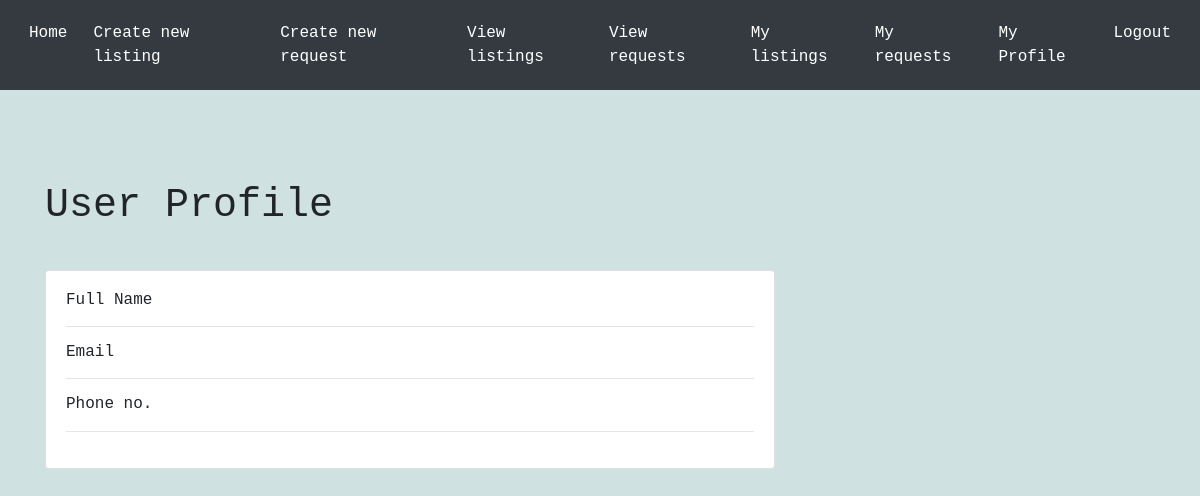
Page /otherprofile/4 on the earlier database version.
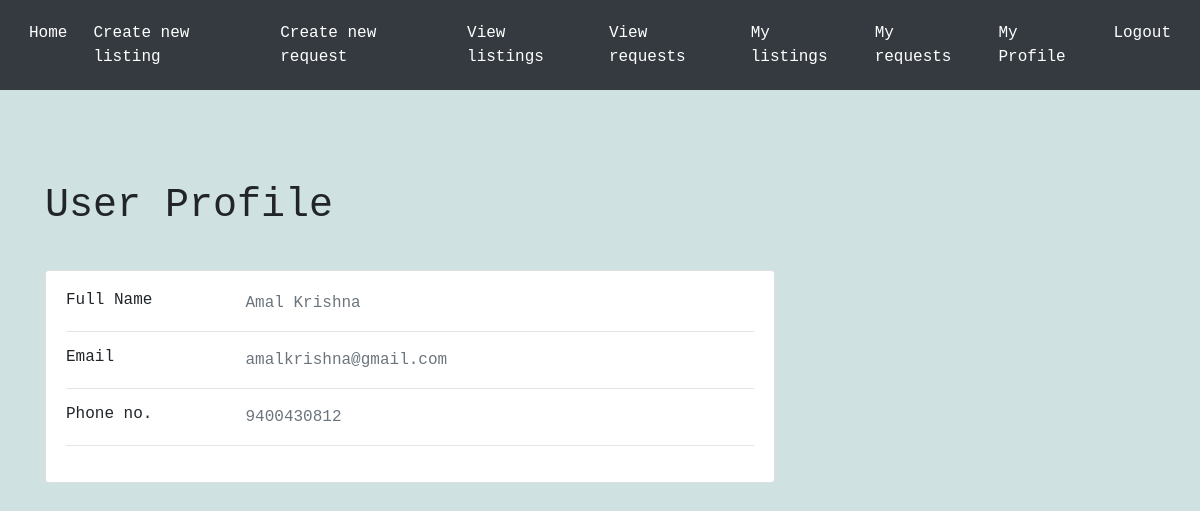
Same page on the later database version.
### tables this page shows
CREATE TABLE Users (
    id INTEGER PRIMARY KEY AUTOINCREMENT,
    name TEXT NOT NULL,
    phone TEXT NOT NULL,
    email TEXT NOT NULL UNIQUE,
    password TEXT NOT NULL
);

### app.py (the view)
@app.route('/otherprofile/<int:id>')
def otherprofile(id):
    conn = sqlite3.connect('database.db')
    c = conn.cursor()
    c.execute("SELECT * FROM users WHERE id = ?", (id,))
    user = c.fetchone()
    return render_template('otherprofile.html', user=user)

### templates/otherprofile.html (shortened to what this page needs)
{% extends 'base.html' %}
{% block content %}
<br>
<div class='dashboard-app'>
    <div class='dashboard-content'>
        <div class='container'>
                <div class="title">
        <h1>User Profile</h1></br>
    </div>
    <div class="row">
        <div class="col-lg-8 col-md-10 ml-175px mr-auto">
            <div class="card mb-3">
                <div class="card-body">
                  <div class="row">
                    <div class="col-sm-3">
                      <h6 class="mb-0">Full Name</h6>
                    </div>
                    <div class="col-sm-9 text-secondary">{{  user[1]  }}
                    </div>
                  </div>
                  <hr>
                  <div class="row">
                    <div class="col-sm-3">
                      <h6 class="mb-0">Email</h6>
                    </div>
                    <div class="col-sm-9 text-secondary"> {{  user[3]  }}
                    </div>
                  </div>
                  <hr>
                  <div class="row">
                    <div class="col-sm-3">
                      <h6 class="mb-0">Phone no.</h6>
                    </div>
                    <div class="col-sm-9 text-secondary">{{  user[2]  }}
                    </div>
                  </div>
                  <hr>
                </div>
              </div>
        </div>
    </div>
</div>
{% endblock %}

Differences in the rows shown:
added Users: name "Amal Krishna", email "amalkrishna@gmail.com", phone "9400430812"
